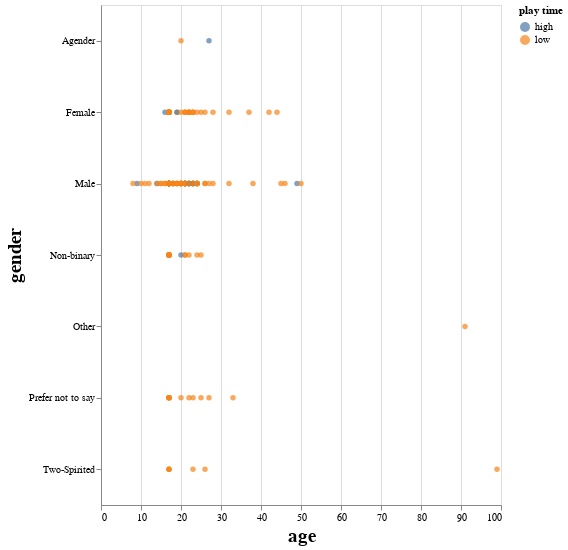
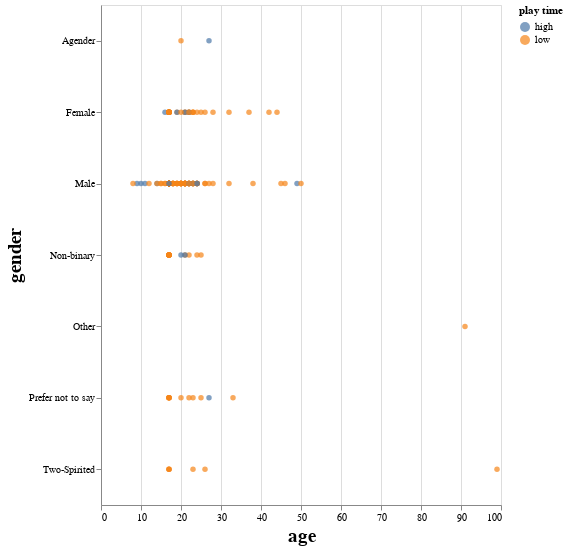

Notebook code for these charts, in order:
### Code cell
plot = alt.Chart(player_data).mark_circle().encode(
    x=alt.X("age")
        .title(["age"]),
    y=alt.Y("gender")
        .title(["gender"]),
    color=alt.Color("play_time")
        .title("play time")
).configure_axis(titleFontSize=19).properties(height=500,width=400)
plot

### Figure 1 — Vega-Lite specification as saved in the notebook (floating-point values rounded to 4 significant figures; data arrays with more than 128 entries replaced by an {"elided": "..."} marker saying what was removed)
{"config": {"view": {"continuousWidth": 300, "continuousHeight": 300}, "axis": {"titleFontSize": 19}}, "data": {"name": "data-673ac0e893480839d2a6a0a89500734b"}, "mark": {"type": "circle"}, "encoding": {"color": {"field": "play_time", "title": "play time", "type": "nominal"}, "x": {"field": "age", "title": ["age"], "type": "quantitative"}, "y": {"field": "gender", "title": ["gender"], "type": "nominal"}}, "height": 500, "width": 400, "$schema": "https://vega.github.io/schema/vega-lite/v5.20.1.json", "datasets": {"data-673ac0e893480839d2a6a0a89500734b": {"elided": "196 records"}}}

### Figure 2 — Vega-Lite specification as saved in the notebook (floating-point values rounded to 4 significant figures; data arrays with more than 128 entries replaced by an {"elided": "..."} marker saying what was removed)
{"config": {"view": {"continuousWidth": 300, "continuousHeight": 300}, "axis": {"titleFontSize": 19}}, "data": {"name": "data-6d7f1fd46a3d33e7bdea28f3005f4d7a"}, "mark": {"type": "circle"}, "encoding": {"color": {"field": "play_time", "title": "play time", "type": "nominal"}, "x": {"field": "age", "title": ["age"], "type": "quantitative"}, "y": {"field": "gender", "title": ["gender"], "type": "nominal"}}, "height": 500, "width": 400, "$schema": "https://vega.github.io/schema/vega-lite/v5.17.0.json", "datasets": {"data-6d7f1fd46a3d33e7bdea28f3005f4d7a": {"elided": "196 records"}}}
